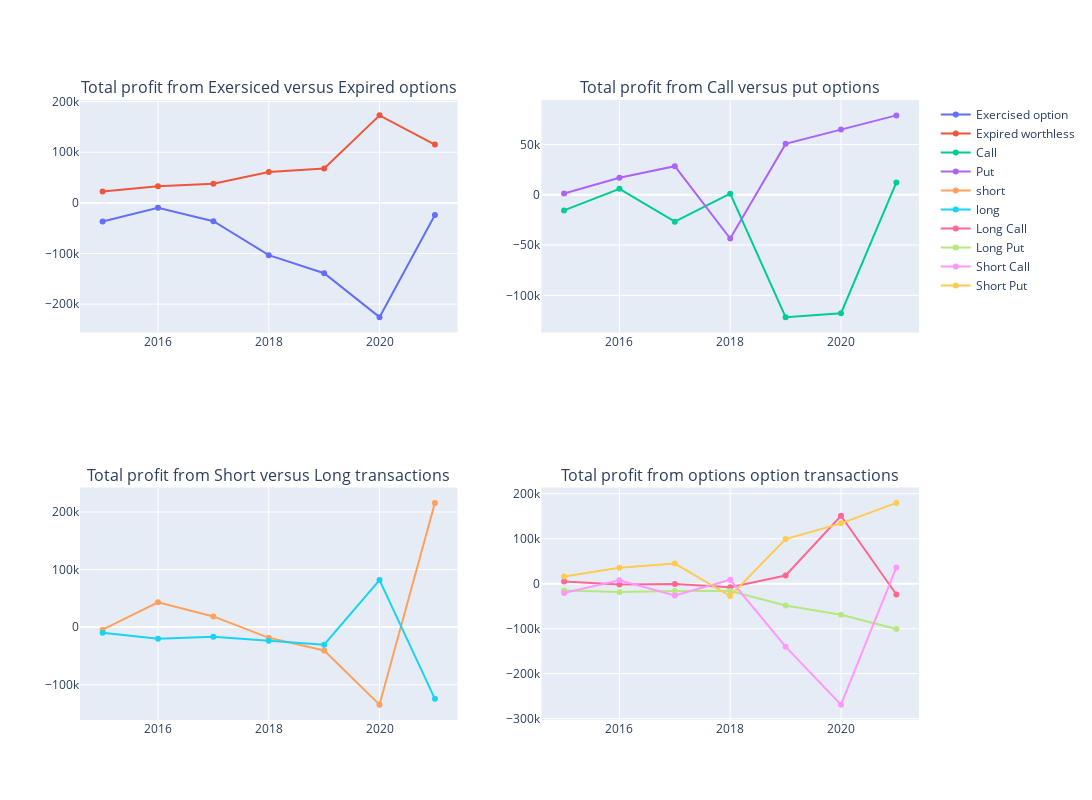

The cell this chart's notebook holds for it:
### Code cell
fig = make_subplots(rows=2, cols=2, subplot_titles = ['Total profit from Exersiced versus Expired options', 'Total profit from Call versus put options', 
                                                      'Total profit from Short versus Long transactions', 'Total profit from options option transactions'])

fig.add_trace(go.Line(x=exer["Year"], y=exer["Total Profit/Loss"], name = 'Exercised option'), row=1, col=1)
fig.add_trace(go.Line(x=exp["Year"], y=exp["Total Profit/Loss"], name = 'Expired worthless'), row=1, col=1)

fig.add_trace(go.Line(x=call["Year"], y=call["Total Profit/Loss"], name = 'Call'), row=1, col=2)
fig.add_trace(go.Line(x=put["Year"], y=put["Total Profit/Loss"], name = 'Put'), row=1,col=2)

fig.add_trace(go.Line(x=short["Year"], y=short["Total Profit/Loss"], name = 'short'), row=2, col=1)
fig.add_trace(go.Line(x=long["Year"], y=long["Total Profit/Loss"], name = 'long'), row=2,col=1)

fig.add_trace(go.Line(x=Long_call["Year"], y=Long_call["Total Profit/Loss"], name = 'Long Call'), row=2, col=2)
fig.add_trace(go.Line(x=long_put["Year"], y=long_put["Total Profit/Loss"], name = 'Long Put'),  row=2,col=2)
fig.add_trace(go.Line(x=short_call["Year"], y=short_call["Total Profit/Loss"], name = 'Short Call'), row=2, col=2)
fig.add_trace(go.Line(x=short_put["Year"], y=short_put["Total Profit/Loss"], name = 'Short Put'),  row=2,col=2)

fig.update_layout(height=800, width=1100)
fig.show()

### Figure 1 — Plotly figure (JSON) as saved in the notebook; plotly's stock layout.template omitted (floating-point values rounded to 4 significant figures)
{"data": [{"name": "Exercised option", "type": "scatter", "x": [2015, 2016, 2017, 2018, 2019, 2020, 2021], "xaxis": "x", "y": [-36940.0, -9846.0, -36230.0, -103200.0, -138900.0, -225700.0, -23970.0], "yaxis": "y"}, {"name": "Expired worthless", "type": "scatter", "x": [2015, 2016, 2017, 2018, 2019, 2020, 2021], "xaxis": "x", "y": [22703, 32691, 37959, 60923, 67833, 172838, 115179], "yaxis": "y"}, {"name": "Call", "type": "scatter", "x": [2015, 2016, 2017, 2018, 2019, 2020, 2021], "xaxis": "x2", "y": [-15540.0, 5945.0, -26750.0, 1135.0, -121700.0, -117800.0, 12240.0], "yaxis": "y2"}, {"name": "Put", "type": "scatter", "x": [2015, 2016, 2017, 2018, 2019, 2020, 2021], "xaxis": "x2", "y": [1303.0, 16900.0, 28476, -43460.0, 50626, 64983, 78965], "yaxis": "y2"}, {"name": "short", "type": "scatter", "x": [2015, 2016, 2017, 2018, 2019, 2020, 2021], "xaxis": "x3", "y": [-4448.0, 43070.0, 18580.0, -18560.0, -40620.0, -134600.0, 215800.0], "yaxis": "y3"}, {"name": "long", "type": "scatter", "x": [2015, 2016, 2017, 2018, 2019, 2020, 2021], "xaxis": "x3", "y": [-9788.0, -20228, -16849, -23770.0, -30420.0, 81790.0, -124604], "yaxis": "y3"}, {"name": "Long Call", "type": "scatter", "x": [2015, 2016, 2017, 2018, 2019, 2020, 2021], "xaxis": "x4", "y": [5141.0, -1637, -645, -7639, 18210.0, 150900.0, -23949], "yaxis": "y4"}, {"name": "Long Put", "type": "scatter", "x": [2015, 2016, 2017, 2018, 2019, 2020, 2021], "xaxis": "x4", "y": [-14930.0, -18591, -16204, -16130.0, -48626, -69150.0, -100655], "yaxis": "y4"}, {"name": "Short Call", "type": "scatter", "x": [2015, 2016, 2017, 2018, 2019, 2020, 2021], "xaxis": "x4", "y": [-20680.0, 7582.0, -26100.0, 8774.0, -139900.0, -268700.0, 36190.0], "yaxis": "y4"}, {"name": "Short Put", "type": "scatter", "x": [2015, 2016, 2017, 2018, 2019, 2020, 2021], "xaxis": "x4", "y": [16230.0, 35490.0, 44680, -27330.0, 99252, 134100.0, 179620], "yaxis": "y4"}], "layout": {"annotations": [{"font": {"size": 16}, "showarrow": false, "text": "Total profit from Exersiced versus Expired options", "x": 0.225, "xanchor": "center", "xref": "paper", "y": 1, "yanchor": "bottom", "yref": "paper"}, {"font": {"size": 16}, "showarrow": false, "text": "Total profit from Call versus put options", "x": 0.775, "xanchor": "center", "xref": "paper", "y": 1, "yanchor": "bottom", "yref": "paper"}, {"font": {"size": 16}, "showarrow": false, "text": "Total profit from Short versus Long transactions", "x": 0.225, "xanchor": "center", "xref": "paper", "y": 0.375, "yanchor": "bottom", "yref": "paper"}, {"font": {"size": 16}, "showarrow": false, "text": "Total profit from options option transactions", "x": 0.775, "xanchor": "center", "xref": "paper", "y": 0.375, "yanchor": "bottom", "yref": "paper"}], "height": 800, "width": 1100, "xaxis": {"anchor": "y", "autorange": true, "domain": [0, 0.45], "range": [2015.0, 2021.0], "type": "linear"}, "xaxis2": {"anchor": "y2", "autorange": true, "domain": [0.55, 1], "range": [2015.0, 2021.0], "type": "linear"}, "xaxis3": {"anchor": "y3", "autorange": true, "domain": [0, 0.45], "range": [2015.0, 2021.0], "type": "linear"}, "xaxis4": {"anchor": "y4", "autorange": true, "domain": [0.55, 1], "range": [2015.0, 2021.0], "type": "linear"}, "yaxis": {"anchor": "x", "autorange": true, "domain": [0.625, 1], "range": [-256000.0, 203200.0], "type": "linear"}, "yaxis2": {"anchor": "x2", "autorange": true, "domain": [0.625, 1], "range": [-136900.0, 94250.0], "type": "linear"}, "yaxis3": {"anchor": "x3", "autorange": true, "domain": [0, 0.375], "range": [-161300.0, 242500.0], "type": "linear"}, "yaxis4": {"anchor": "x4", "autorange": true, "domain": [0, 0.375], "range": [-302900.0, 213800.0], "type": "linear"}}}
